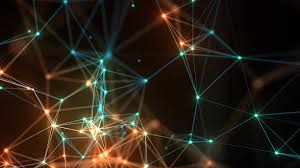
#> input picture abstract/1.jpg, 300 x 168 px
$ python blur.py abstract/1.jpg
#> lines starting #> are read from the running program, lines starting #| are printed output that depends on the picture
import cv2
import sys


str2=sys.argv[1];


img = cv2.imread(str2);
#> img is the input picture: shape (168, 300, 3); mean B, G, R 23.6, 34.6, 44.8

blurImg = cv2.blur(img,(30,30))
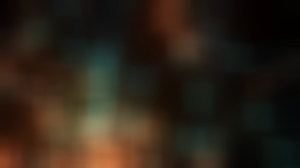
#> blurImg: shape (168, 300, 3); mean B, G, R 23.5, 34.5, 44.7
imS = cv2.resize(blurImg, (250, 250))
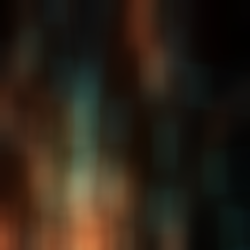
#> imS: shape (250, 250, 3); mean B, G, R 23.5, 34.5, 44.6

cv2.imshow('blurred image',imS)

cv2.waitKey(0)
cv2.destroyAllWindows()

$ run again, on abstract/100.jpg
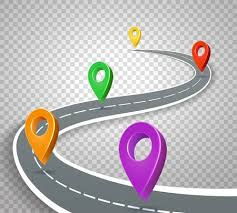
#> input picture abstract/100.jpg, 237 x 213 px
#> img is the input picture: shape (213, 237, 3); mean B, G, R 181.7, 179.9, 185.6
#> `blurImg = cv2.blur(img,(30,30))`:
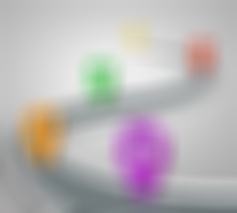
#> blurImg: shape (213, 237, 3); mean B, G, R 181.9, 180.1, 185.7
#> `imS = cv2.resize(blurImg, (250, 250))`:
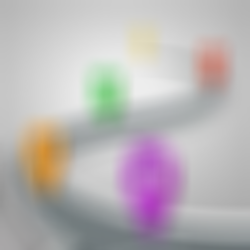
#> imS: shape (250, 250, 3); mean B, G, R 181.8, 180, 185.6

$ run again, on abstract/12.jpg
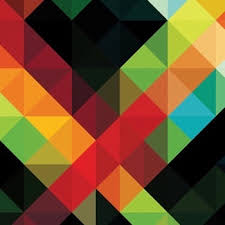
#> input picture abstract/12.jpg, 225 x 225 px
#> img is the input picture: shape (225, 225, 3); mean B, G, R 43.1, 80.2, 110.6
#> `blurImg = cv2.blur(img,(30,30))`:
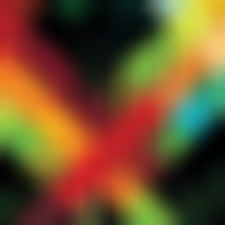
#> blurImg: shape (225, 225, 3); mean B, G, R 43.1, 80.2, 110.7
